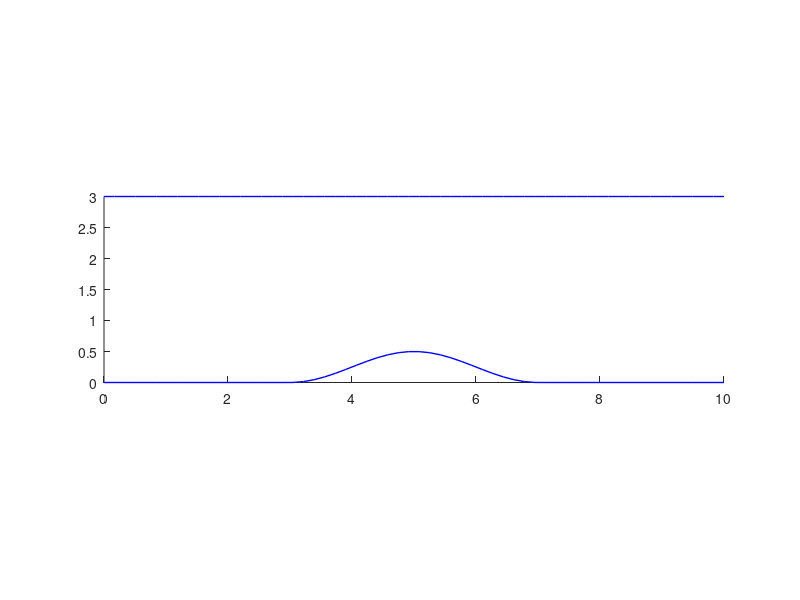

MATLAB code to generate this figure: (Note: this script raises an error after producing the figure.)
close all;
clear
fin = fopen('euler.mat','r');
data = fscanf(fin,'%f');
ni = data(1,1);
nj = data(2,1);
idone = 2;
x = zeros(ni,nj);
y = zeros(ni,nj);
ro = zeros(ni,nj);
vx = zeros(ni,nj);
vy = zeros(ni,nj);
p = zeros(ni,nj);
%
for i=1:ni
  for j=1:nj
    x(i,j)  = data(idone+1,1);
    y(i,j)  = data(idone+2,1);
    ro(i,j) = data(idone+3,1);
    vx(i,j) = data(idone+4,1);
    vy(i,j) = data(idone+5,1);
    p(i,j)  = data(idone+6,1);
    idone = idone+6;
  end 
end
fclose(fin);
%
% Contour Static Pressure
%
figure('Name','Static Pressure');
hold on
daspect([1 1 1]);
plot(x(:,1),y(:,1),'b','Linewidth',1);
plot(x(:,nj),y(:,nj),'b','LineWidth',1);
pmax = round(max(max(p)),1,'significant');
pmin = round(min(min(p)),1,'significant');
delp = (pmax-pmin)/pmin;
V = linspace(pmin,pmax,21);
[C,h] = contourf(x,y,p,V,'LineWidth',2);
%clabel(C,'manual','FontSize',14);
hold off;
pause
%
% Plot grid
%
figure('Name','Grid');
hold on;
daspect([1 1 1]);
for j=1:nj
  plot(x(:,j),y(:,j),'b');
end
for i=1:ni
  plot(x(i,:),y(i,:),'b');
end
hold off;
%
% Contour derived variables
%
gam = 1.4;
a = sqrt(gam*p(1,1)/ro(1,1));
p0 = zeros(ni,nj);
mach = zeros(ni,nj);
for i=1:ni
  for j=1:nj
    mach(i,j) = sqrt(ro(i,j)*(vx(i,j)^2+vy(i,j)^2)/(gam*p(i,j)));
    p0(i,j) = p(i,j)*(1.+.5*(gam-1.)*mach(i,j)^2)^(gam/(gam-1));
  end 
end
%
figure('Name','Stagnation Pressure');
hold on
daspect([1 1 1]);
contourf(x,y,p0,20,'LineWidth',2);
plot(x(:,1),y(:,1),'b','Linewidth',1);
plot(x(:,nj),y(:,nj),'b','LineWidth',1);
p0max = max(max(p0))
p0min = min(min(p0))
%
figure('Name','Mach Number');
hold on
daspect([1 1 1]);
contourf(x,y,mach,20,'LineWidth',2);
plot(x(:,1),y(:,1),'b','Linewidth',1);
plot(x(:,nj),y(:,nj),'b','LineWidth',1);
xlabel('x')
ylabel('y')
title('Mach number')
colorbar()
machmax = max(max(mach))
machmin = min(min(mach))